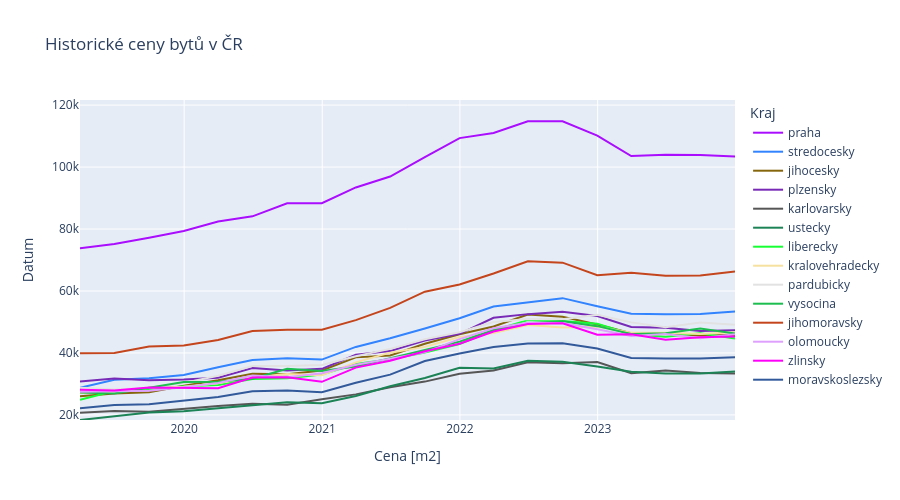

The code cell stored with this chart in its notebook:
### Code cell
fig = px.line(
    df_train,
    x="date",
    y="price",
    color="region",
    title="Historické ceny bytů v ČR",
    color_discrete_sequence=px.colors.qualitative.Alphabet
)

fig.update_yaxes(range=[df["price"].min(), df["price"].max()])

fig.update_layout(
    autosize=True,
    height=500,
    xaxis_title="Cena [m2]",
    yaxis_title="Datum",
    legend_title="Kraj"
)

fig.show()
